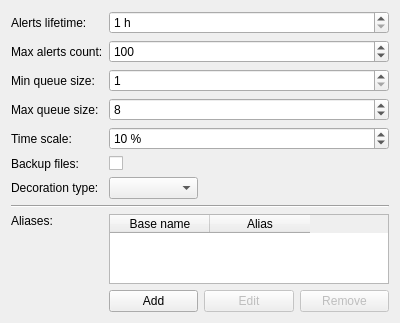
<?xml version="1.0" encoding="UTF-8"?>
<ui version="4.0">
 <class>MonitorConfig</class>
 <widget class="QWidget" name="MonitorConfig">
  <property name="geometry">
   <rect>
    <x>0</x>
    <y>0</y>
    <width>400</width>
    <height>300</height>
   </rect>
  </property>
  <property name="windowTitle">
   <string>Monitor</string>
  </property>
  <layout class="QGridLayout" name="gridLayout">
   <item row="6" column="1" colspan="3">
    <widget class="QSpinBox" name="m_TimeScale">
     <property name="correctionMode">
      <enum>QAbstractSpinBox::CorrectToNearestValue</enum>
     </property>
     <property name="suffix">
      <string> %</string>
     </property>
     <property name="minimum">
      <number>0</number>
     </property>
     <property name="maximum">
      <number>100</number>
     </property>
     <property name="value">
      <number>10</number>
     </property>
    </widget>
   </item>
   <item row="9" column="0" colspan="4">
    <widget class="Line" name="line">
     <property name="orientation">
      <enum>Qt::Horizontal</enum>
     </property>
    </widget>
   </item>
   <item row="0" column="1" colspan="3">
    <widget class="QSpinBox" name="m_AlertsTime">
     <property name="correctionMode">
      <enum>QAbstractSpinBox::CorrectToNearestValue</enum>
     </property>
     <property name="suffix">
      <string> h</string>
     </property>
     <property name="minimum">
      <number>1</number>
     </property>
     <property name="maximum">
      <number>999</number>
     </property>
     <property name="value">
      <number>1</number>
     </property>
    </widget>
   </item>
   <item row="5" column="0">
    <widget class="QLabel" name="label_4">
     <property name="sizePolicy">
      <sizepolicy hsizetype="Fixed" vsizetype="Preferred">
       <horstretch>0</horstretch>
       <verstretch>0</verstretch>
      </sizepolicy>
     </property>
     <property name="text">
      <string>Max queue size:</string>
     </property>
    </widget>
   </item>
   <item row="10" column="1" colspan="3">
    <widget class="QTableWidget" name="m_Aliases">
     <property name="editTriggers">
      <set>QAbstractItemView::NoEditTriggers</set>
     </property>
     <property name="showDropIndicator" stdset="0">
      <bool>false</bool>
     </property>
     <property name="selectionMode">
      <enum>QAbstractItemView::SingleSelection</enum>
     </property>
     <property name="selectionBehavior">
      <enum>QAbstractItemView::SelectRows</enum>
     </property>
     <property name="wordWrap">
      <bool>false</bool>
     </property>
     <property name="cornerButtonEnabled">
      <bool>false</bool>
     </property>
     <attribute name="verticalHeaderVisible">
      <bool>false</bool>
     </attribute>
     <column>
      <property name="text">
       <string>Base name</string>
      </property>
     </column>
     <column>
      <property name="text">
       <string>Alias</string>
      </property>
     </column>
    </widget>
   </item>
   <item row="0" column="0">
    <widget class="QLabel" name="label">
     <property name="sizePolicy">
      <sizepolicy hsizetype="Fixed" vsizetype="Preferred">
       <horstretch>0</horstretch>
       <verstretch>0</verstretch>
      </sizepolicy>
     </property>
     <property name="text">
      <string>Alerts lifetime:</string>
     </property>
    </widget>
   </item>
   <item row="4" column="1" colspan="3">
    <widget class="QSpinBox" name="m_MinQueueSize">
     <property name="correctionMode">
      <enum>QAbstractSpinBox::CorrectToNearestValue</enum>
     </property>
     <property name="suffix">
      <string/>
     </property>
     <property name="minimum">
      <number>1</number>
     </property>
     <property name="maximum">
      <number>96</number>
     </property>
     <property name="value">
      <number>1</number>
     </property>
    </widget>
   </item>
   <item row="2" column="1" colspan="3">
    <widget class="QSpinBox" name="m_MaxAlertsCount">
     <property name="correctionMode">
      <enum>QAbstractSpinBox::CorrectToNearestValue</enum>
     </property>
     <property name="suffix">
      <string/>
     </property>
     <property name="minimum">
      <number>1</number>
     </property>
     <property name="maximum">
      <number>99999</number>
     </property>
     <property name="value">
      <number>100</number>
     </property>
    </widget>
   </item>
   <item row="11" column="3">
    <widget class="QPushButton" name="m_RemoveAlias">
     <property name="enabled">
      <bool>false</bool>
     </property>
     <property name="text">
      <string>Remove</string>
     </property>
    </widget>
   </item>
   <item row="7" column="0">
    <widget class="QLabel" name="label_7">
     <property name="text">
      <string>Backup files:</string>
     </property>
    </widget>
   </item>
   <item row="11" column="1">
    <widget class="QPushButton" name="m_AddAlias">
     <property name="text">
      <string>Add</string>
     </property>
    </widget>
   </item>
   <item row="4" column="0">
    <widget class="QLabel" name="label_3">
     <property name="sizePolicy">
      <sizepolicy hsizetype="Fixed" vsizetype="Preferred">
       <horstretch>0</horstretch>
       <verstretch>0</verstretch>
      </sizepolicy>
     </property>
     <property name="text">
      <string>Min queue size:</string>
     </property>
    </widget>
   </item>
   <item row="7" column="1">
    <widget class="QCheckBox" name="m_Backup">
     <property name="text">
      <string/>
     </property>
    </widget>
   </item>
   <item row="5" column="1" colspan="3">
    <widget class="QSpinBox" name="m_MaxQueueSize">
     <property name="correctionMode">
      <enum>QAbstractSpinBox::CorrectToNearestValue</enum>
     </property>
     <property name="suffix">
      <string/>
     </property>
     <property name="minimum">
      <number>4</number>
     </property>
     <property name="maximum">
      <number>99</number>
     </property>
     <property name="value">
      <number>8</number>
     </property>
    </widget>
   </item>
   <item row="10" column="0">
    <widget class="QLabel" name="label_6">
     <property name="text">
      <string>Aliases:</string>
     </property>
     <property name="alignment">
      <set>Qt::AlignLeading|Qt::AlignLeft|Qt::AlignTop</set>
     </property>
    </widget>
   </item>
   <item row="6" column="0">
    <widget class="QLabel" name="label_5">
     <property name="sizePolicy">
      <sizepolicy hsizetype="Fixed" vsizetype="Preferred">
       <horstretch>0</horstretch>
       <verstretch>0</verstretch>
      </sizepolicy>
     </property>
     <property name="text">
      <string>Time scale:</string>
     </property>
    </widget>
   </item>
   <item row="2" column="0">
    <widget class="QLabel" name="label_2">
     <property name="sizePolicy">
      <sizepolicy hsizetype="Fixed" vsizetype="Preferred">
       <horstretch>0</horstretch>
       <verstretch>0</verstretch>
      </sizepolicy>
     </property>
     <property name="text">
      <string>Max alerts count:</string>
     </property>
    </widget>
   </item>
   <item row="11" column="2">
    <widget class="QPushButton" name="m_EditAlias">
     <property name="enabled">
      <bool>false</bool>
     </property>
     <property name="text">
      <string>Edit</string>
     </property>
    </widget>
   </item>
   <item row="8" column="0">
    <widget class="QLabel" name="label_8">
     <property name="text">
      <string>Decoration type:</string>
     </property>
    </widget>
   </item>
   <item row="8" column="1">
    <widget class="QComboBox" name="m_DecorationComboBox"/>
   </item>
  </layout>
 </widget>
 <layoutdefault spacing="6" margin="11"/>
 <tabstops>
  <tabstop>m_AlertsTime</tabstop>
  <tabstop>m_MaxAlertsCount</tabstop>
  <tabstop>m_MinQueueSize</tabstop>
  <tabstop>m_MaxQueueSize</tabstop>
  <tabstop>m_TimeScale</tabstop>
  <tabstop>m_Aliases</tabstop>
  <tabstop>m_AddAlias</tabstop>
  <tabstop>m_EditAlias</tabstop>
  <tabstop>m_RemoveAlias</tabstop>
 </tabstops>
 <resources/>
 <connections>
  <connection>
   <sender>m_MaxQueueSize</sender>
   <signal>valueChanged(int)</signal>
   <receiver>MonitorConfig</receiver>
   <slot>onMaxQueueChanged(int)</slot>
   <hints>
    <hint type="sourcelabel">
     <x>244</x>
     <y>96</y>
    </hint>
    <hint type="destinationlabel">
     <x>199</x>
     <y>149</y>
    </hint>
   </hints>
  </connection>
  <connection>
   <sender>m_MinQueueSize</sender>
   <signal>valueChanged(int)</signal>
   <receiver>MonitorConfig</receiver>
   <slot>onMinQueueChanged(int)</slot>
   <hints>
    <hint type="sourcelabel">
     <x>244</x>
     <y>70</y>
    </hint>
    <hint type="destinationlabel">
     <x>199</x>
     <y>149</y>
    </hint>
   </hints>
  </connection>
  <connection>
   <sender>m_Aliases</sender>
   <signal>currentCellChanged(int,int,int,int)</signal>
   <receiver>MonitorConfig</receiver>
   <slot>onSelectionChanged(int,int,int,int)</slot>
   <hints>
    <hint type="sourcelabel">
     <x>244</x>
     <y>204</y>
    </hint>
    <hint type="destinationlabel">
     <x>199</x>
     <y>149</y>
    </hint>
   </hints>
  </connection>
  <connection>
   <sender>m_Aliases</sender>
   <signal>cellDoubleClicked(int,int)</signal>
   <receiver>MonitorConfig</receiver>
   <slot>editAlias(int,int)</slot>
   <hints>
    <hint type="sourcelabel">
     <x>244</x>
     <y>204</y>
    </hint>
    <hint type="destinationlabel">
     <x>199</x>
     <y>149</y>
    </hint>
   </hints>
  </connection>
  <connection>
   <sender>m_EditAlias</sender>
   <signal>clicked()</signal>
   <receiver>MonitorConfig</receiver>
   <slot>editAlias()</slot>
   <hints>
    <hint type="sourcelabel">
     <x>244</x>
     <y>279</y>
    </hint>
    <hint type="destinationlabel">
     <x>199</x>
     <y>149</y>
    </hint>
   </hints>
  </connection>
  <connection>
   <sender>m_AddAlias</sender>
   <signal>clicked()</signal>
   <receiver>MonitorConfig</receiver>
   <slot>addAlias()</slot>
   <hints>
    <hint type="sourcelabel">
     <x>145</x>
     <y>279</y>
    </hint>
    <hint type="destinationlabel">
     <x>199</x>
     <y>149</y>
    </hint>
   </hints>
  </connection>
  <connection>
   <sender>m_RemoveAlias</sender>
   <signal>clicked()</signal>
   <receiver>MonitorConfig</receiver>
   <slot>removeAlias()</slot>
   <hints>
    <hint type="sourcelabel">
     <x>344</x>
     <y>279</y>
    </hint>
    <hint type="destinationlabel">
     <x>199</x>
     <y>149</y>
    </hint>
   </hints>
  </connection>
 </connections>
 <slots>
  <slot>onMinQueueChanged(int)</slot>
  <slot>onMaxQueueChanged(int)</slot>
  <slot>addAlias()</slot>
  <slot>editAlias()</slot>
  <slot>removeAlias()</slot>
  <slot>onSelectionChanged(int,int,int,int)</slot>
  <slot>editAlias(int,int)</slot>
 </slots>
</ui>
